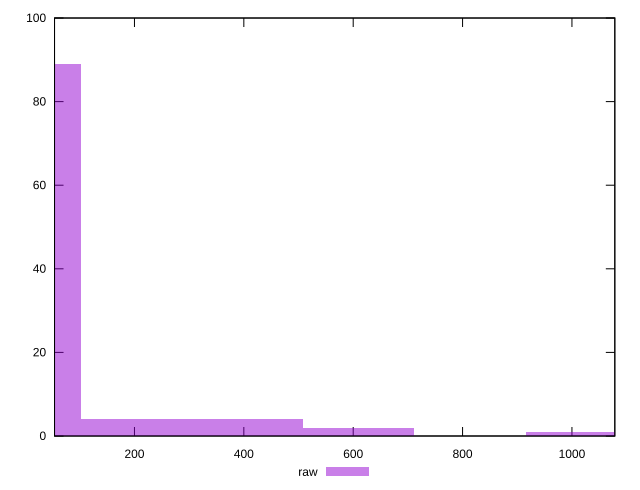

Write gnuplot code to recreate this figure.
reset

$raw <<EOF
1016.8419932390473 1
610.1051959434283 2
0 89
203.36839864780944 4
406.7367972956189 4
EOF

set key outside below
set boxwidth 203.36839864780944
set xrange [53.836:1078.403]
set yrange [0:100]
set trange [0:100]
set style fill transparent solid 0.5 noborder
set terminal svg size 640, 490 enhanced background rgb 'white'
set output "reports/report_00031_2021-02-24T23-18-18.084Z/server-response-time/samples/astro/raw/histogram.svg"

plot $raw title "raw" with boxes

reset
